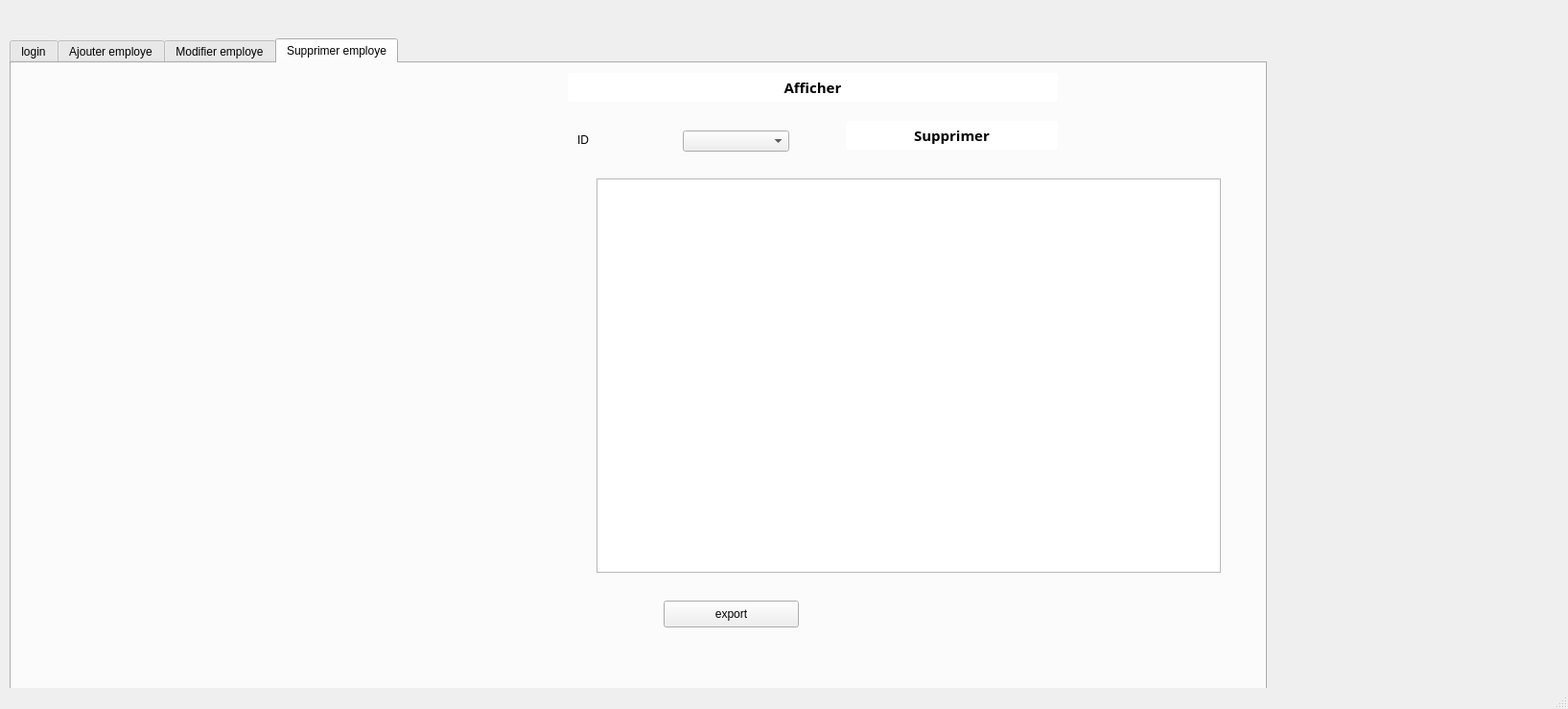
<?xml version="1.0" encoding="UTF-8"?>
<ui version="4.0">
 <class>Main_Employee</class>
 <widget class="QMainWindow" name="Main_Employee">
  <property name="geometry">
   <rect>
    <x>0</x>
    <y>0</y>
    <width>1635</width>
    <height>739</height>
   </rect>
  </property>
  <property name="windowTitle">
   <string>MainWindow</string>
  </property>
  <widget class="QWidget" name="centralwidget">
   <widget class="QTabWidget" name="tabWidget">
    <property name="geometry">
     <rect>
      <x>10</x>
      <y>40</y>
      <width>1311</width>
      <height>711</height>
     </rect>
    </property>
    <property name="currentIndex">
     <number>3</number>
    </property>
    <property name="tabBarAutoHide">
     <bool>false</bool>
    </property>
    <widget class="QWidget" name="tab_7">
     <attribute name="title">
      <string>login</string>
     </attribute>
     <widget class="QGroupBox" name="groupBox">
      <property name="geometry">
       <rect>
        <x>380</x>
        <y>100</y>
        <width>431</width>
        <height>411</height>
       </rect>
      </property>
      <property name="title">
       <string/>
      </property>
      <widget class="QLabel" name="label_31">
       <property name="geometry">
        <rect>
         <x>60</x>
         <y>90</y>
         <width>56</width>
         <height>16</height>
        </rect>
       </property>
       <property name="text">
        <string>mail</string>
       </property>
      </widget>
      <widget class="QLabel" name="label_32">
       <property name="geometry">
        <rect>
         <x>60</x>
         <y>140</y>
         <width>56</width>
         <height>16</height>
        </rect>
       </property>
       <property name="text">
        <string>password</string>
       </property>
      </widget>
      <widget class="QLineEdit" name="mail_lineEdit">
       <property name="geometry">
        <rect>
         <x>140</x>
         <y>90</y>
         <width>181</width>
         <height>22</height>
        </rect>
       </property>
      </widget>
      <widget class="QLineEdit" name="password_lineEdit">
       <property name="geometry">
        <rect>
         <x>140</x>
         <y>130</y>
         <width>181</width>
         <height>22</height>
        </rect>
       </property>
      </widget>
      <widget class="QPushButton" name="pushButton">
       <property name="geometry">
        <rect>
         <x>180</x>
         <y>180</y>
         <width>111</width>
         <height>28</height>
        </rect>
       </property>
       <property name="text">
        <string>log in</string>
       </property>
      </widget>
      <widget class="QPushButton" name="pushButton_2">
       <property name="geometry">
        <rect>
         <x>180</x>
         <y>330</y>
         <width>111</width>
         <height>28</height>
        </rect>
       </property>
       <property name="text">
        <string>forget password ?</string>
       </property>
      </widget>
      <widget class="QLabel" name="label_16">
       <property name="geometry">
        <rect>
         <x>110</x>
         <y>220</y>
         <width>51</width>
         <height>51</height>
        </rect>
       </property>
       <property name="text">
        <string/>
       </property>
       <property name="pixmap">
        <pixmap>../../../Downloads/2684_Recaptcha.png</pixmap>
       </property>
       <property name="scaledContents">
        <bool>true</bool>
       </property>
      </widget>
      <widget class="QCheckBox" name="checkBox">
       <property name="geometry">
        <rect>
         <x>180</x>
         <y>240</y>
         <width>111</width>
         <height>20</height>
        </rect>
       </property>
       <property name="text">
        <string>am not a robot</string>
       </property>
      </widget>
     </widget>
    </widget>
    <widget class="QWidget" name="tab">
     <attribute name="title">
      <string>Ajouter employe</string>
     </attribute>
     <widget class="QWidget" name="verticalLayoutWidget_3">
      <property name="geometry">
       <rect>
        <x>19</x>
        <y>70</y>
        <width>132</width>
        <height>391</height>
       </rect>
      </property>
      <layout class="QVBoxLayout" name="verticalLayout_3">
       <item>
        <widget class="QLabel" name="label">
         <property name="text">
          <string>ID</string>
         </property>
        </widget>
       </item>
       <item>
        <widget class="QLabel" name="label_">
         <property name="text">
          <string>poste</string>
         </property>
        </widget>
       </item>
       <item>
        <widget class="QLabel" name="label_6">
         <property name="text">
          <string>Etat</string>
         </property>
        </widget>
       </item>
       <item>
        <widget class="QLabel" name="label_9">
         <property name="text">
          <string>mail</string>
         </property>
        </widget>
       </item>
       <item>
        <widget class="QLabel" name="label_10">
         <property name="text">
          <string>password</string>
         </property>
        </widget>
       </item>
       <item>
        <widget class="QLabel" name="label_11">
         <property name="text">
          <string>Date</string>
         </property>
        </widget>
       </item>
       <item>
        <widget class="QLabel" name="label_2">
         <property name="text">
          <string/>
         </property>
        </widget>
       </item>
      </layout>
     </widget>
     <widget class="QComboBox" name="etat">
      <property name="geometry">
       <rect>
        <x>170</x>
        <y>200</y>
        <width>277</width>
        <height>22</height>
       </rect>
      </property>
      <item>
       <property name="text">
        <string/>
       </property>
      </item>
      <item>
       <property name="text">
        <string>marié(e)</string>
       </property>
      </item>
      <item>
       <property name="text">
        <string>non marié(e)</string>
       </property>
      </item>
     </widget>
     <widget class="QLineEdit" name="prix">
      <property name="geometry">
       <rect>
        <x>170</x>
        <y>260</y>
        <width>277</width>
        <height>22</height>
       </rect>
      </property>
      <property name="text">
       <string/>
      </property>
     </widget>
     <widget class="QPushButton" name="pb_ajouter">
      <property name="geometry">
       <rect>
        <x>170</x>
        <y>480</y>
        <width>281</width>
        <height>30</height>
       </rect>
      </property>
      <property name="font">
       <font>
        <family>Calibri Light</family>
        <pointsize>11</pointsize>
        <weight>75</weight>
        <bold>true</bold>
       </font>
      </property>
      <property name="cursor">
       <cursorShape>PointingHandCursor</cursorShape>
      </property>
      <property name="styleSheet">
       <string notr="true">background-color: rgb(255, 255, 255);
border-radius: 3px;
</string>
      </property>
      <property name="text">
       <string>Ajouter</string>
      </property>
      <property name="icon">
       <iconset>
        <normaloff>../../Gestion_voiture/Gestion_voiture/ressources/+.png</normaloff>../../Gestion_voiture/Gestion_voiture/ressources/+.png</iconset>
      </property>
      <property name="iconSize">
       <size>
        <width>20</width>
        <height>20</height>
       </size>
      </property>
      <property name="flat">
       <bool>false</bool>
      </property>
     </widget>
     <widget class="QLineEdit" name="idZone">
      <property name="geometry">
       <rect>
        <x>170</x>
        <y>430</y>
        <width>277</width>
        <height>22</height>
       </rect>
      </property>
     </widget>
     <widget class="QLabel" name="lblErreurNiveauremplissage">
      <property name="geometry">
       <rect>
        <x>170</x>
        <y>340</y>
        <width>271</width>
        <height>21</height>
       </rect>
      </property>
      <property name="text">
       <string/>
      </property>
     </widget>
     <widget class="QLabel" name="lblErreurPrix">
      <property name="geometry">
       <rect>
        <x>170</x>
        <y>290</y>
        <width>271</width>
        <height>21</height>
       </rect>
      </property>
      <property name="text">
       <string/>
      </property>
     </widget>
     <widget class="QLabel" name="lblErreurDate_acquisation">
      <property name="geometry">
       <rect>
        <x>170</x>
        <y>460</y>
        <width>271</width>
        <height>21</height>
       </rect>
      </property>
      <property name="text">
       <string/>
      </property>
     </widget>
     <widget class="QLabel" name="lblErreuridZ">
      <property name="geometry">
       <rect>
        <x>170</x>
        <y>410</y>
        <width>271</width>
        <height>21</height>
       </rect>
      </property>
      <property name="text">
       <string/>
      </property>
     </widget>
     <widget class="QLineEdit" name="niveauremplissage">
      <property name="geometry">
       <rect>
        <x>170</x>
        <y>310</y>
        <width>277</width>
        <height>22</height>
       </rect>
      </property>
      <property name="text">
       <string/>
      </property>
     </widget>
     <widget class="QLineEdit" name="le_idequipement">
      <property name="geometry">
       <rect>
        <x>170</x>
        <y>90</y>
        <width>277</width>
        <height>22</height>
       </rect>
      </property>
      <property name="text">
       <string/>
      </property>
     </widget>
     <widget class="QTableView" name="tab_equipement">
      <property name="geometry">
       <rect>
        <x>490</x>
        <y>170</y>
        <width>631</width>
        <height>341</height>
       </rect>
      </property>
     </widget>
     <widget class="QComboBox" name="type">
      <property name="geometry">
       <rect>
        <x>170</x>
        <y>140</y>
        <width>277</width>
        <height>22</height>
       </rect>
      </property>
      <item>
       <property name="text">
        <string/>
       </property>
      </item>
      <item>
       <property name="text">
        <string>de</string>
       </property>
      </item>
      <item>
       <property name="text">
        <string>d</string>
       </property>
      </item>
      <item>
       <property name="text">
        <string>sd</string>
       </property>
      </item>
      <item>
       <property name="text">
        <string/>
       </property>
      </item>
     </widget>
     <widget class="QLabel" name="lblErreurId">
      <property name="geometry">
       <rect>
        <x>180</x>
        <y>120</y>
        <width>271</width>
        <height>21</height>
       </rect>
      </property>
      <property name="text">
       <string/>
      </property>
     </widget>
     <widget class="QPushButton" name="pb_afficher">
      <property name="geometry">
       <rect>
        <x>490</x>
        <y>520</y>
        <width>631</width>
        <height>30</height>
       </rect>
      </property>
      <property name="font">
       <font>
        <family>Calibri Light</family>
        <pointsize>11</pointsize>
        <weight>75</weight>
        <bold>true</bold>
       </font>
      </property>
      <property name="cursor">
       <cursorShape>PointingHandCursor</cursorShape>
      </property>
      <property name="styleSheet">
       <string notr="true">background-color: rgb(255, 255, 255);
border-radius: 3px;
</string>
      </property>
      <property name="text">
       <string>Afficher</string>
      </property>
      <property name="icon">
       <iconset>
        <normaloff>../../Gestion_voiture/Gestion_voiture/ressources/-.png</normaloff>../../Gestion_voiture/Gestion_voiture/ressources/-.png</iconset>
      </property>
      <property name="iconSize">
       <size>
        <width>20</width>
        <height>20</height>
       </size>
      </property>
     </widget>
     <widget class="QDateEdit" name="date">
      <property name="geometry">
       <rect>
        <x>170</x>
        <y>370</y>
        <width>277</width>
        <height>22</height>
       </rect>
      </property>
     </widget>
     <widget class="QLabel" name="lblErreurType">
      <property name="geometry">
       <rect>
        <x>180</x>
        <y>170</y>
        <width>271</width>
        <height>21</height>
       </rect>
      </property>
      <property name="text">
       <string/>
      </property>
     </widget>
     <widget class="QLabel" name="lblErreurEtat">
      <property name="geometry">
       <rect>
        <x>180</x>
        <y>230</y>
        <width>271</width>
        <height>21</height>
       </rect>
      </property>
      <property name="text">
       <string/>
      </property>
     </widget>
     <widget class="QLabel" name="label_3">
      <property name="geometry">
       <rect>
        <x>790</x>
        <y>0</y>
        <width>361</width>
        <height>161</height>
       </rect>
      </property>
      <property name="text">
       <string/>
      </property>
      <property name="pixmap">
       <pixmap>../logo.png</pixmap>
      </property>
      <property name="scaledContents">
       <bool>true</bool>
      </property>
     </widget>
     <widget class="QLabel" name="label_4">
      <property name="geometry">
       <rect>
        <x>-130</x>
        <y>0</y>
        <width>1091</width>
        <height>701</height>
       </rect>
      </property>
      <property name="text">
       <string/>
      </property>
      <property name="pixmap">
       <pixmap>../1.png</pixmap>
      </property>
     </widget>
     <widget class="QLabel" name="label_7">
      <property name="geometry">
       <rect>
        <x>775</x>
        <y>-5</y>
        <width>441</width>
        <height>641</height>
       </rect>
      </property>
      <property name="text">
       <string/>
      </property>
      <property name="pixmap">
       <pixmap>../7.png</pixmap>
      </property>
     </widget>
     <zorder>idZone</zorder>
     <zorder>label_7</zorder>
     <zorder>label_4</zorder>
     <zorder>verticalLayoutWidget_3</zorder>
     <zorder>etat</zorder>
     <zorder>prix</zorder>
     <zorder>pb_ajouter</zorder>
     <zorder>lblErreurNiveauremplissage</zorder>
     <zorder>lblErreurPrix</zorder>
     <zorder>lblErreurDate_acquisation</zorder>
     <zorder>lblErreuridZ</zorder>
     <zorder>niveauremplissage</zorder>
     <zorder>le_idequipement</zorder>
     <zorder>tab_equipement</zorder>
     <zorder>type</zorder>
     <zorder>lblErreurId</zorder>
     <zorder>pb_afficher</zorder>
     <zorder>date</zorder>
     <zorder>lblErreurType</zorder>
     <zorder>lblErreurEtat</zorder>
     <zorder>label_3</zorder>
    </widget>
    <widget class="QWidget" name="tab_3">
     <attribute name="title">
      <string>Modifier employe</string>
     </attribute>
     <widget class="QComboBox" name="ComboModif">
      <property name="geometry">
       <rect>
        <x>210</x>
        <y>70</y>
        <width>277</width>
        <height>22</height>
       </rect>
      </property>
     </widget>
     <widget class="QPushButton" name="modifier_2">
      <property name="geometry">
       <rect>
        <x>269</x>
        <y>490</y>
        <width>231</width>
        <height>30</height>
       </rect>
      </property>
      <property name="font">
       <font>
        <family>Calibri Light</family>
        <pointsize>11</pointsize>
        <weight>75</weight>
        <bold>true</bold>
       </font>
      </property>
      <property name="cursor">
       <cursorShape>PointingHandCursor</cursorShape>
      </property>
      <property name="styleSheet">
       <string notr="true">background-color: rgb(255, 255, 255);
border-radius: 3px;</string>
      </property>
      <property name="text">
       <string>Modifier</string>
      </property>
      <property name="icon">
       <iconset>
        <normaloff>../../Gestion_voiture/Gestion_voiture/ressources/mise à jour.png</normaloff>../../Gestion_voiture/Gestion_voiture/ressources/mise à jour.png</iconset>
      </property>
      <property name="iconSize">
       <size>
        <width>20</width>
        <height>20</height>
       </size>
      </property>
     </widget>
     <widget class="QPushButton" name="reset">
      <property name="geometry">
       <rect>
        <x>570</x>
        <y>90</y>
        <width>131</width>
        <height>41</height>
       </rect>
      </property>
      <property name="text">
       <string>reset</string>
      </property>
     </widget>
     <widget class="QComboBox" name="etat2">
      <property name="geometry">
       <rect>
        <x>210</x>
        <y>190</y>
        <width>277</width>
        <height>22</height>
       </rect>
      </property>
      <item>
       <property name="text">
        <string/>
       </property>
      </item>
      <item>
       <property name="text">
        <string>marié(e)</string>
       </property>
      </item>
      <item>
       <property name="text">
        <string>non marié(e)</string>
       </property>
      </item>
     </widget>
     <widget class="QLineEdit" name="niveauremplissage2">
      <property name="geometry">
       <rect>
        <x>210</x>
        <y>300</y>
        <width>277</width>
        <height>22</height>
       </rect>
      </property>
      <property name="text">
       <string/>
      </property>
     </widget>
     <widget class="QLineEdit" name="idZone2">
      <property name="geometry">
       <rect>
        <x>210</x>
        <y>420</y>
        <width>277</width>
        <height>22</height>
       </rect>
      </property>
     </widget>
     <widget class="QWidget" name="verticalLayoutWidget_7">
      <property name="geometry">
       <rect>
        <x>59</x>
        <y>60</y>
        <width>132</width>
        <height>391</height>
       </rect>
      </property>
      <layout class="QVBoxLayout" name="verticalLayout_9">
       <item>
        <widget class="QLabel" name="label_39">
         <property name="text">
          <string>ID </string>
         </property>
        </widget>
       </item>
       <item>
        <widget class="QLabel" name="label_40">
         <property name="text">
          <string>poste</string>
         </property>
        </widget>
       </item>
       <item>
        <widget class="QLabel" name="label_41">
         <property name="text">
          <string>Etat</string>
         </property>
        </widget>
       </item>
       <item>
        <widget class="QLabel" name="label_42">
         <property name="text">
          <string>mail</string>
         </property>
        </widget>
       </item>
       <item>
        <widget class="QLabel" name="label_43">
         <property name="text">
          <string>password</string>
         </property>
        </widget>
       </item>
       <item>
        <widget class="QLabel" name="label_44">
         <property name="text">
          <string>Date</string>
         </property>
        </widget>
       </item>
       <item>
        <widget class="QLabel" name="label_45">
         <property name="text">
          <string/>
         </property>
        </widget>
       </item>
      </layout>
     </widget>
     <widget class="QLineEdit" name="prix2">
      <property name="geometry">
       <rect>
        <x>210</x>
        <y>250</y>
        <width>277</width>
        <height>22</height>
       </rect>
      </property>
      <property name="text">
       <string/>
      </property>
     </widget>
     <widget class="QComboBox" name="type2">
      <property name="geometry">
       <rect>
        <x>210</x>
        <y>130</y>
        <width>277</width>
        <height>22</height>
       </rect>
      </property>
      <item>
       <property name="text">
        <string/>
       </property>
      </item>
      <item>
       <property name="text">
        <string>d</string>
       </property>
      </item>
      <item>
       <property name="text">
        <string>sd</string>
       </property>
      </item>
      <item>
       <property name="text">
        <string>de</string>
       </property>
      </item>
      <item>
       <property name="text">
        <string/>
       </property>
      </item>
      <item>
       <property name="text">
        <string/>
       </property>
      </item>
      <item>
       <property name="text">
        <string/>
       </property>
      </item>
     </widget>
     <widget class="QDateEdit" name="date2">
      <property name="geometry">
       <rect>
        <x>210</x>
        <y>360</y>
        <width>277</width>
        <height>22</height>
       </rect>
      </property>
     </widget>
     <widget class="QPushButton" name="pb_afficher_3">
      <property name="geometry">
       <rect>
        <x>270</x>
        <y>550</y>
        <width>231</width>
        <height>30</height>
       </rect>
      </property>
      <property name="font">
       <font>
        <family>Calibri Light</family>
        <pointsize>11</pointsize>
        <weight>75</weight>
        <bold>true</bold>
       </font>
      </property>
      <property name="cursor">
       <cursorShape>PointingHandCursor</cursorShape>
      </property>
      <property name="styleSheet">
       <string notr="true">background-color: rgb(255, 255, 255);
border-radius: 3px;
</string>
      </property>
      <property name="text">
       <string>Afficher</string>
      </property>
      <property name="icon">
       <iconset>
        <normaloff>../../Gestion_voiture/Gestion_voiture/ressources/-.png</normaloff>../../Gestion_voiture/Gestion_voiture/ressources/-.png</iconset>
      </property>
      <property name="iconSize">
       <size>
        <width>20</width>
        <height>20</height>
       </size>
      </property>
     </widget>
     <widget class="QTableView" name="tab_equipement_5">
      <property name="geometry">
       <rect>
        <x>770</x>
        <y>110</y>
        <width>541</width>
        <height>411</height>
       </rect>
      </property>
     </widget>
     <widget class="QLabel" name="label_8">
      <property name="geometry">
       <rect>
        <x>720</x>
        <y>20</y>
        <width>56</width>
        <height>16</height>
       </rect>
      </property>
      <property name="text">
       <string/>
      </property>
     </widget>
     <widget class="QLabel" name="label_14">
      <property name="geometry">
       <rect>
        <x>-80</x>
        <y>0</y>
        <width>851</width>
        <height>681</height>
       </rect>
      </property>
      <property name="text">
       <string/>
      </property>
      <property name="pixmap">
       <pixmap>../23.png</pixmap>
      </property>
     </widget>
     <widget class="QLabel" name="label_15">
      <property name="geometry">
       <rect>
        <x>760</x>
        <y>-10</y>
        <width>481</width>
        <height>651</height>
       </rect>
      </property>
      <property name="text">
       <string/>
      </property>
      <property name="pixmap">
       <pixmap>../7.png</pixmap>
      </property>
     </widget>
     <widget class="QLineEdit" name="lineEditSearch">
      <property name="geometry">
       <rect>
        <x>300</x>
        <y>30</y>
        <width>181</width>
        <height>21</height>
       </rect>
      </property>
     </widget>
     <widget class="QPushButton" name="pushButton_3">
      <property name="geometry">
       <rect>
        <x>500</x>
        <y>20</y>
        <width>61</width>
        <height>41</height>
       </rect>
      </property>
      <property name="font">
       <font>
        <pointsize>16</pointsize>
       </font>
      </property>
      <property name="text">
       <string>🔍</string>
      </property>
     </widget>
     <widget class="QPushButton" name="pushButton_4">
      <property name="geometry">
       <rect>
        <x>570</x>
        <y>150</y>
        <width>131</width>
        <height>41</height>
       </rect>
      </property>
      <property name="text">
       <string>stats</string>
      </property>
     </widget>
     <zorder>idZone2</zorder>
     <zorder>label_15</zorder>
     <zorder>label_14</zorder>
     <zorder>ComboModif</zorder>
     <zorder>modifier_2</zorder>
     <zorder>reset</zorder>
     <zorder>etat2</zorder>
     <zorder>niveauremplissage2</zorder>
     <zorder>verticalLayoutWidget_7</zorder>
     <zorder>prix2</zorder>
     <zorder>type2</zorder>
     <zorder>date2</zorder>
     <zorder>pb_afficher_3</zorder>
     <zorder>tab_equipement_5</zorder>
     <zorder>label_8</zorder>
     <zorder>lineEditSearch</zorder>
     <zorder>pushButton_3</zorder>
     <zorder>pushButton_4</zorder>
    </widget>
    <widget class="QWidget" name="tab_2">
     <attribute name="title">
      <string>Supprimer employe</string>
     </attribute>
     <widget class="QLabel" name="label_5">
      <property name="geometry">
       <rect>
        <x>590</x>
        <y>70</y>
        <width>101</width>
        <height>20</height>
       </rect>
      </property>
      <property name="text">
       <string>ID </string>
      </property>
     </widget>
     <widget class="QComboBox" name="comboSupp">
      <property name="geometry">
       <rect>
        <x>700</x>
        <y>70</y>
        <width>111</width>
        <height>22</height>
       </rect>
      </property>
     </widget>
     <widget class="QPushButton" name="pb_supprimer_2">
      <property name="geometry">
       <rect>
        <x>870</x>
        <y>60</y>
        <width>221</width>
        <height>30</height>
       </rect>
      </property>
      <property name="font">
       <font>
        <family>Calibri Light</family>
        <pointsize>11</pointsize>
        <weight>75</weight>
        <bold>true</bold>
       </font>
      </property>
      <property name="cursor">
       <cursorShape>PointingHandCursor</cursorShape>
      </property>
      <property name="styleSheet">
       <string notr="true">background-color: rgb(255, 255, 255);
border-radius: 3px;
</string>
      </property>
      <property name="text">
       <string>Supprimer</string>
      </property>
      <property name="icon">
       <iconset>
        <normaloff>../../Gestion_voiture/Gestion_voiture/ressources/-.png</normaloff>../../Gestion_voiture/Gestion_voiture/ressources/-.png</iconset>
      </property>
      <property name="iconSize">
       <size>
        <width>20</width>
        <height>20</height>
       </size>
      </property>
     </widget>
     <widget class="QTableView" name="tab_equipement_2">
      <property name="geometry">
       <rect>
        <x>610</x>
        <y>120</y>
        <width>651</width>
        <height>411</height>
       </rect>
      </property>
     </widget>
     <widget class="QPushButton" name="pb_afficher_4">
      <property name="geometry">
       <rect>
        <x>580</x>
        <y>10</y>
        <width>511</width>
        <height>30</height>
       </rect>
      </property>
      <property name="font">
       <font>
        <family>Calibri Light</family>
        <pointsize>11</pointsize>
        <weight>75</weight>
        <bold>true</bold>
       </font>
      </property>
      <property name="cursor">
       <cursorShape>PointingHandCursor</cursorShape>
      </property>
      <property name="styleSheet">
       <string notr="true">background-color: rgb(255, 255, 255);
border-radius: 3px;
</string>
      </property>
      <property name="text">
       <string>Afficher</string>
      </property>
      <property name="icon">
       <iconset>
        <normaloff>../../Gestion_voiture/Gestion_voiture/ressources/-.png</normaloff>../../Gestion_voiture/Gestion_voiture/ressources/-.png</iconset>
      </property>
      <property name="iconSize">
       <size>
        <width>20</width>
        <height>20</height>
       </size>
      </property>
     </widget>
     <widget class="QLabel" name="label_12">
      <property name="geometry">
       <rect>
        <x>-40</x>
        <y>0</y>
        <width>1161</width>
        <height>701</height>
       </rect>
      </property>
      <property name="text">
       <string/>
      </property>
      <property name="pixmap">
       <pixmap>../25.png</pixmap>
      </property>
     </widget>
     <widget class="QLabel" name="label_13">
      <property name="geometry">
       <rect>
        <x>855</x>
        <y>-5</y>
        <width>431</width>
        <height>641</height>
       </rect>
      </property>
      <property name="text">
       <string/>
      </property>
      <property name="pixmap">
       <pixmap>../7.png</pixmap>
      </property>
     </widget>
     <widget class="QPushButton" name="exporter">
      <property name="geometry">
       <rect>
        <x>680</x>
        <y>560</y>
        <width>141</width>
        <height>28</height>
       </rect>
      </property>
      <property name="text">
       <string>export</string>
      </property>
     </widget>
     <zorder>label_13</zorder>
     <zorder>label_12</zorder>
     <zorder>label_5</zorder>
     <zorder>comboSupp</zorder>
     <zorder>pb_supprimer_2</zorder>
     <zorder>tab_equipement_2</zorder>
     <zorder>pb_afficher_4</zorder>
     <zorder>exporter</zorder>
    </widget>
   </widget>
  </widget>
  <widget class="QMenuBar" name="menubar">
   <property name="geometry">
    <rect>
     <x>0</x>
     <y>0</y>
     <width>1635</width>
     <height>22</height>
    </rect>
   </property>
  </widget>
  <widget class="QStatusBar" name="statusbar"/>
 </widget>
 <resources/>
 <connections/>
</ui>
